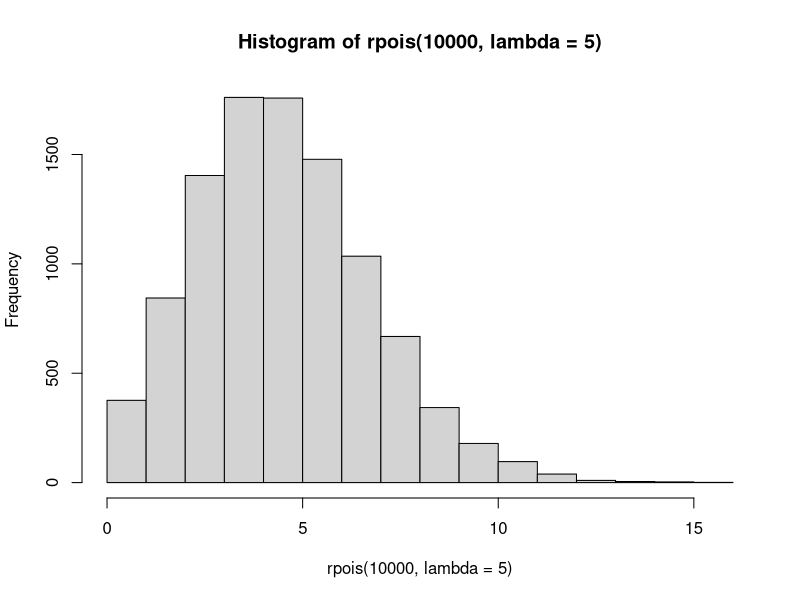

Reproduce this figure in R.
# 斐波那契数列 (0, 1, 1, 2, 3, 5, 8, ...)或者(1, 1, 2, 3, 5, 8, ...)

fibon <- function (len = 10) {
  result <- c(1, 1)
  i = 3
  while (i <= len) {
    result[i] = result[i-1] + result[i-2]
    i = i+1
  }
  return(result)
}

########进化版

fibon <- function (len = 10) {
  result <- c(1, 1)
  if (len < 3) {
    return("斐波那契数列第0，1，2项为：(0, 1, 1)。请输入大于或等于3的整数查看更多。")
  } else {
    i = 3
    while (i <= len) {
      result[i] = result[i-1] + result[i-2]
      i = i+1
    }
  }
  result = c(0, result)
  if (len != as.integer(len)) {
    print("注意，你输入了一个非整数，将无视小数点后面的数值。")
  }
  print(paste("从第0项到第",floor(len),"项的斐波那契数列为："))
  return(result)
}


fibon(40)
fibon(-9)
fibon(9.5)

system.time(fibon(40))

a = 3.1
as.integer(a) == a

hist(rpois(10000, lambda = 5))


